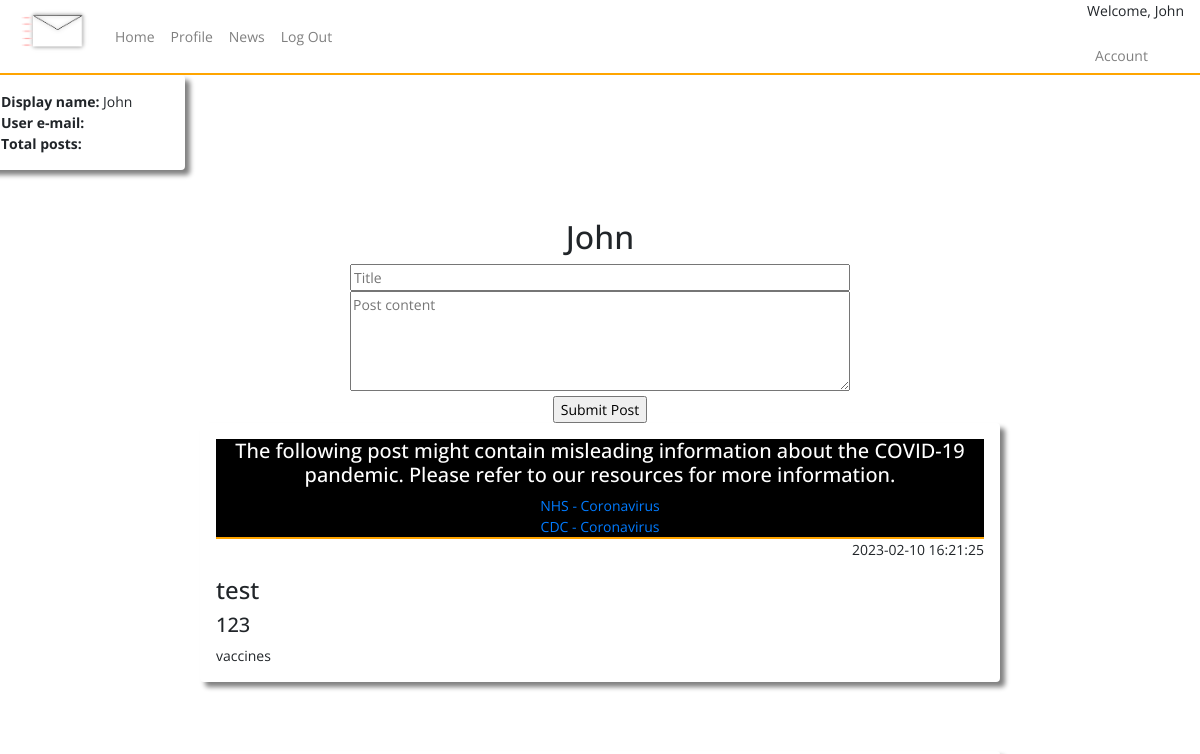
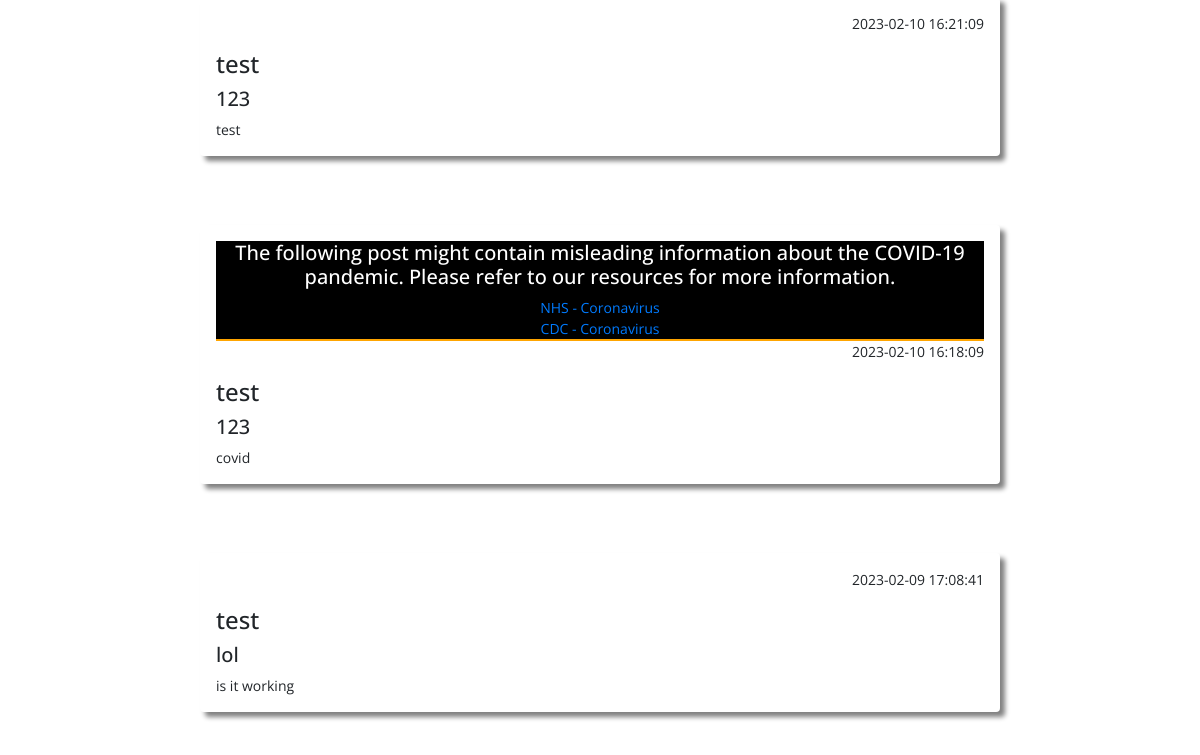
The page /index (signed in, upper part) on the database as committed earlier (2 pictures, top to bottom).
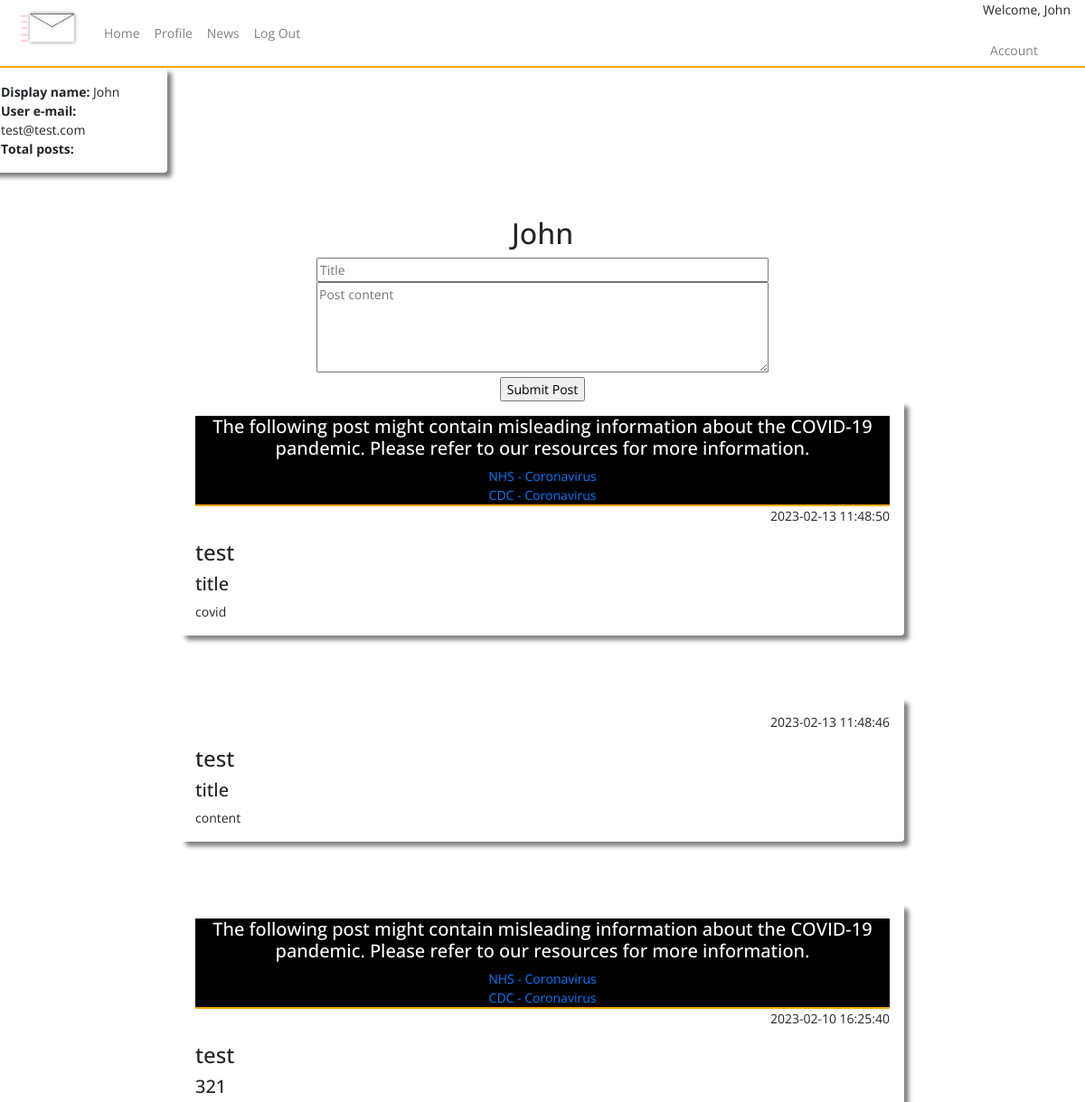
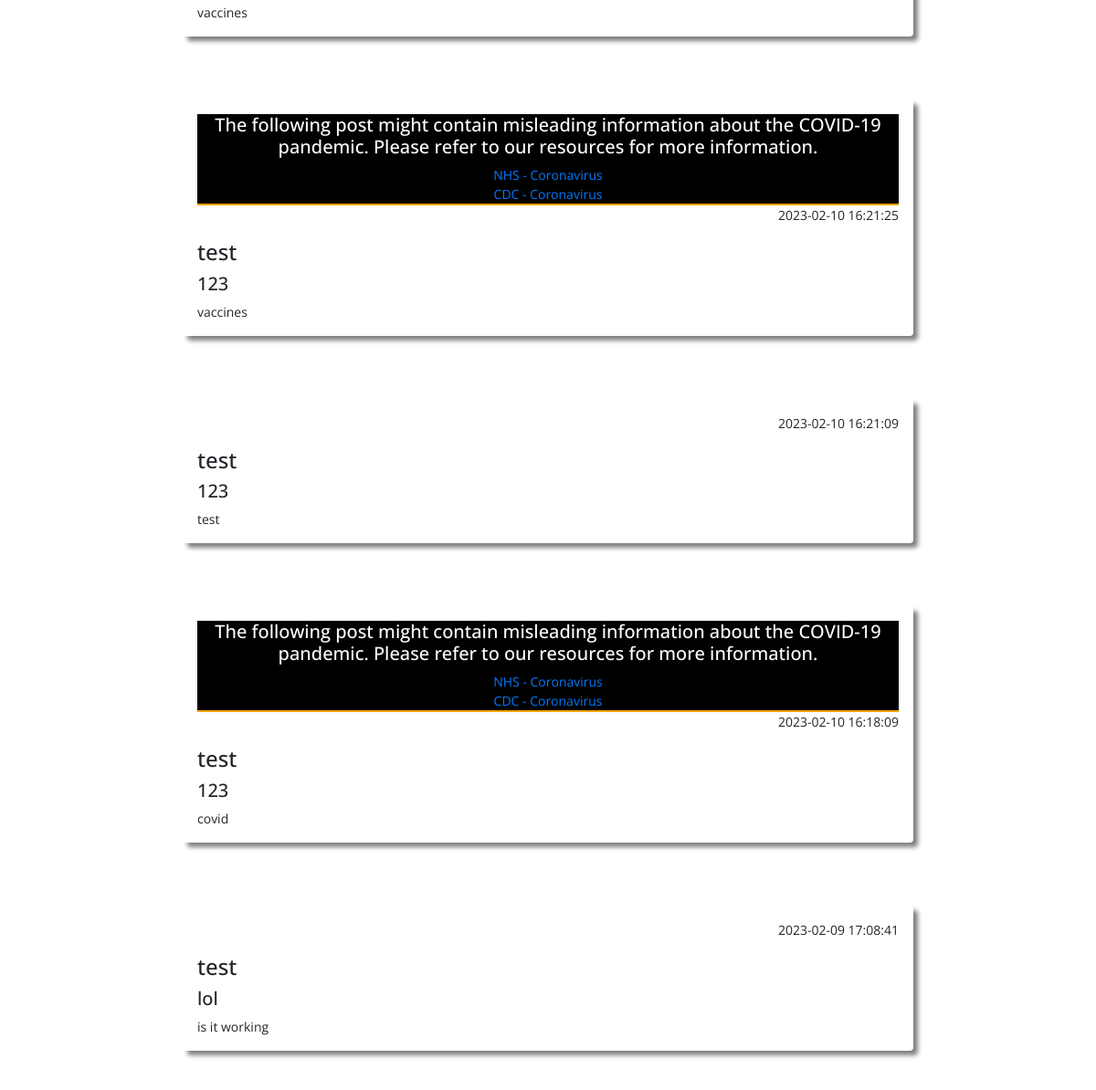
The same page on the database as committed later (2 pictures, top to bottom).
### tables this page shows
CREATE TABLE posts (
    ID INTEGER PRIMARY KEY AUTOINCREMENT,
    title TEXT NOT NULL,
    content TEXT NOT NULL,
    by_user TEXT NOT NULL,
    created_at timestamp default current_timestamp
, userID integer, flagged text);

CREATE TABLE users (
    ID INTEGER PRIMARY KEY AUTOINCREMENT,
    username TEXT NOT NULL,
    password TEXT NOT NULL,
    email TEXT NOT NULL UNIQUE
, user_type VARCHAR, whitelisted text, blacklisted text);

### app.py (the view)
@app.route("/index")
def posts():
   if not session.get('username'):
    return redirect(url_for('home'))
   posts=query_db('SELECT * FROM posts ORDER BY created_at DESC')
   user=query_db('SELECT * FROM users WHERE username = ?', [session['username']], True)
   return render_template('index.html', posts = posts, user = user)

### app.py (called while the page is built)
def query_db(query, args=(), one=False):
    con = g._database = sqlite3.connect(DATABASE)
    con.row_factory = sqlite3.Row
    cur = con.execute(query, args)
    rv = cur.fetchall()
    cur.close()
    return (rv[0] if rv else None) if one else rv

### templates/index.html (shortened to what this page needs)
{% include "layout.html" %}
{% include "nav.html" %}
<body>
<div class="row h-500 acc_snippet">
  <div class="col-4 shadow p-3 mb-5 rounded">
      <b>Display name:</b> {{ user.username }}<br>
      <b>User e-mail:</b> {{ user.email }}<br>
      <b>Total posts:</b>
  </div>
</div>
<div class="container-fluid create-post">
  <div class="row h-500">
    <div class="col">
      <h2>{{session.username}}</h2>
      <form action="{{ url_for('post_submit') }}" method="POST" id="post_form">
        <input type="text" placeholder="Title" name="title" style="width: 500px" required/><br>
        <textarea placeholder="Post content" form="post_form" name="content" style="height: 100px; width: 500px" required></textarea>
        <br/>
        <input type="submit" value="Submit Post" />
      </form>
</div>
</div>
</div>
    {% for post in posts %}
    <div class="shadow mx-auto posts p-3 mb-5 rounded">
    {% if post.flagged == "yes" %}
    <div class="flagged_post">
      <h5>The following post might contain misleading information about the COVID-19 pandemic. Please refer to our resources for more information.</h5>
      <a href="https://www.nhs.uk/conditions/coronavirus-covid-19/">NHS - Coronavirus </a><br>
      <a href="https://www.cdc.gov/coronavirus/2019-ncov/index.html">CDC - Coronavirus</a>
    </div>
    {% endif %}
    <p align="right">{{  post.created_at  }}</p>
    <h4>{{ post.by_user }}</h4>
    <h5>{{ post.title }}</h5>
    {{ post.content }}<br/>
    </div>
    <br/>
    {% endfor %}
</body>

### templates/nav.html (shortened to what this page needs)
<nav class="navbar nav-main navbar-expand-lg navbar-light">
    <a class="navbar-brand">
      <img src="{{url_for('static', filename='assets/logo.png')}}" alt="logo" style="height: 75px;">
    </a>
    <div class="collapse navbar-collapse" id="navbarNav">
      <ul class="navbar-nav">
        <li class="nav-item">
          <a class="nav-link" href="{{ url_for('posts') }}">Home</a>
        </li>
        <li class="nav-item">
          <a class="nav-link" href="{{ url_for('profile') }}">Profile</a>
        </li>
        <li class="nav-item">
          <a class="nav-link" href="{{ url_for('news') }}">News</a>
        </li>
        <li class="nav-item">
          <a class="nav-link" href="{{ url_for('logout') }}">Log Out</a>
        </li>
      </ul>
    </div>
    <div class="welcome-session">
      <p>Welcome, {{session.username}}</p>
      <ul class="navbar-nav">
        <li class="nav-item">
          <a class="nav-link" href="{{ url_for('account_settings') }}">Account</a>
        </li>
      </ul>
    </div>
  </nav>

Rows that differ between the two databases and show on the page:
changed users "John": email (not shown) → "test@test.com"
added posts: flagged "NHS - Coronavirus", created_at "2023-02-13 11:48:50", by_user "test", title "title", content "covid"
added posts: created_at "2023-02-13 11:48:46", by_user "test", title "title", content "content"
added posts: flagged "NHS - Coronavirus", created_at "2023-02-10 16:25:40", by_user "test", title "321", content "vaccines"
